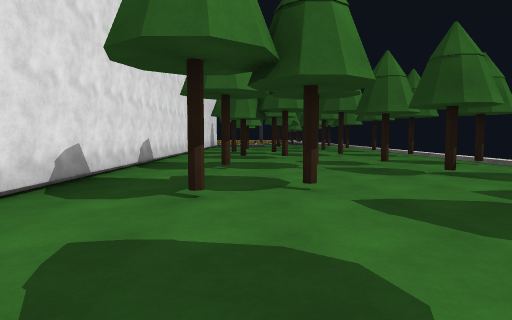
[1] (above)

24 first-person views from a walk through a scene from a Unity 3-D project. The camera is 1.2 m above the floor, tilts 4° down and sees 75° across. The floor is counted in squares, 2 m on a side. Each view is taken from the middle of a square. On the plan, view 1 faces up. The plan holds only what a view shows up to about 10 squares ahead; the rest is blank. The place goes on beyond the plan.

[2]
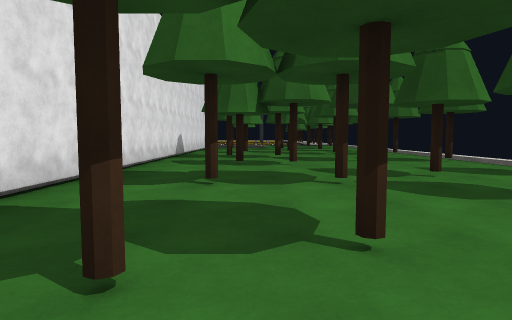

[3]
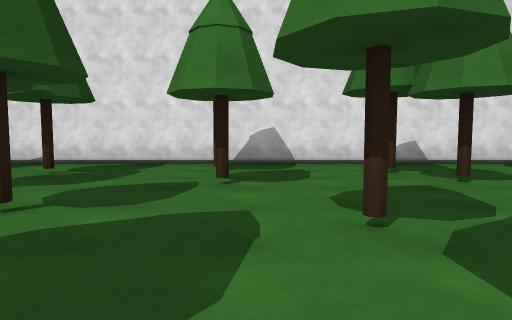

[4]
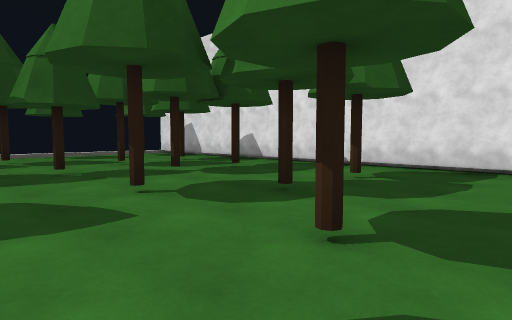

[5]
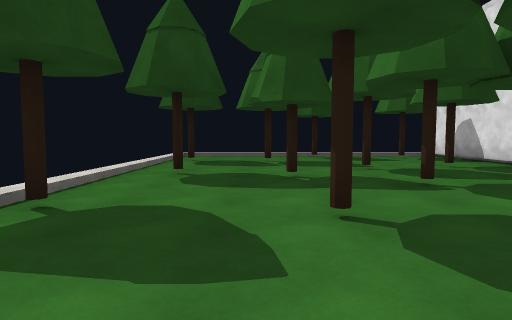

[6]
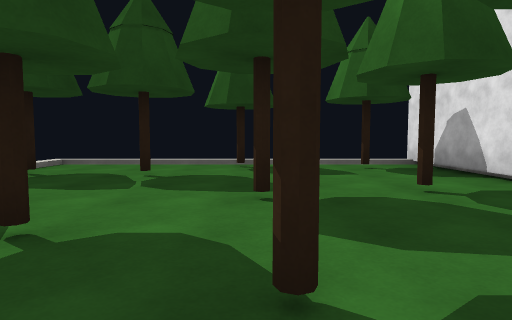

[7]
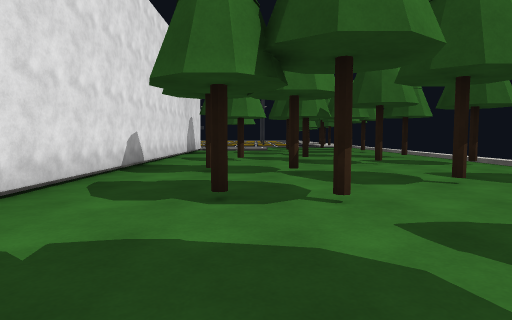

[8]
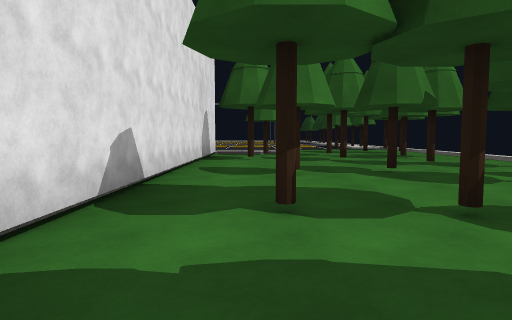

[9]
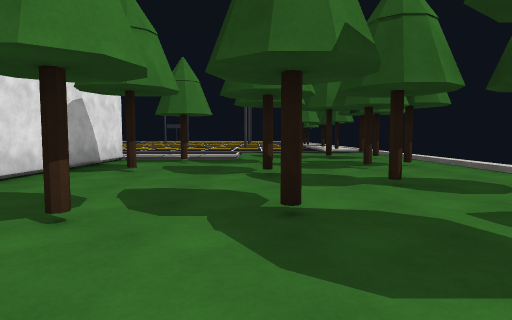

[10]
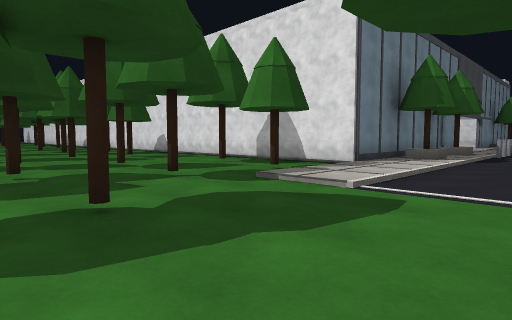

[11]
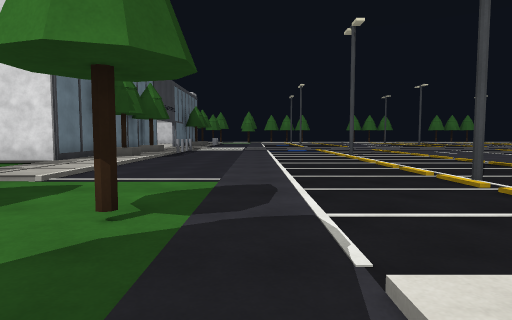

[12]
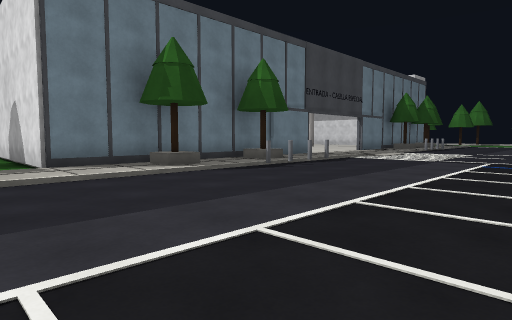

[13]
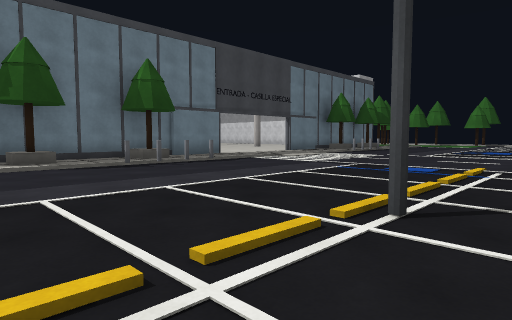

[14]
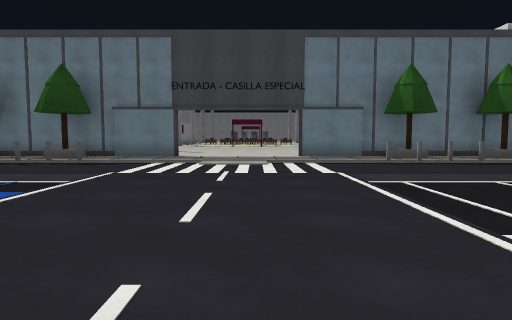

[15]
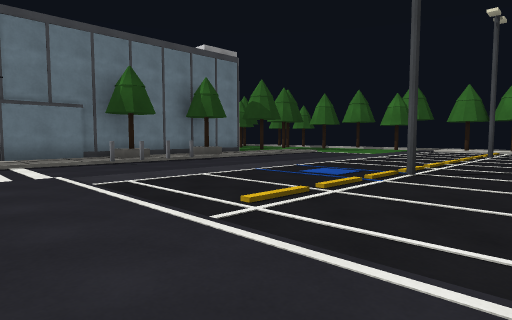

[16]
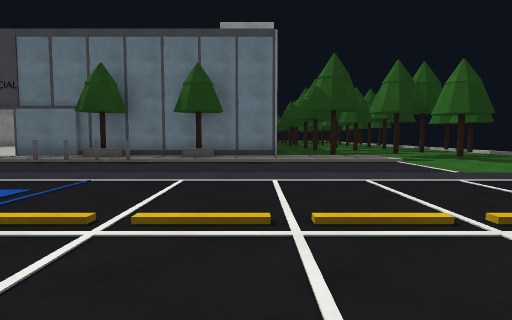

[17]
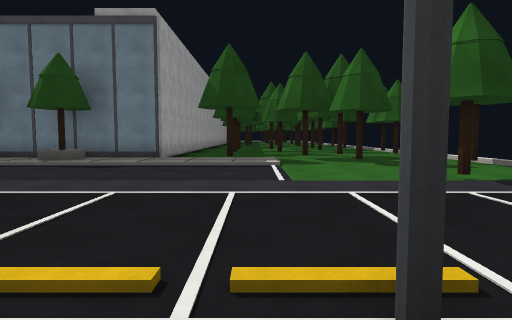

[18]
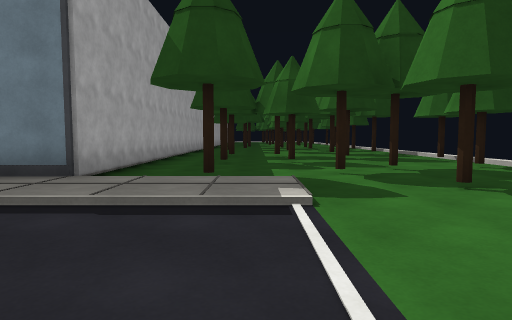

[19]
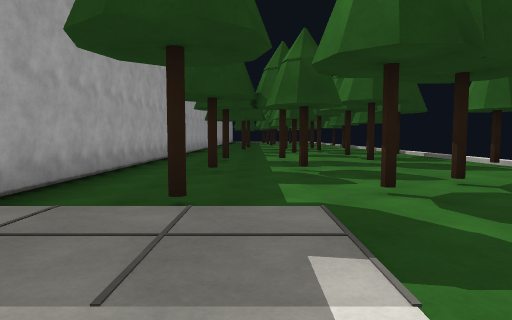

[20]
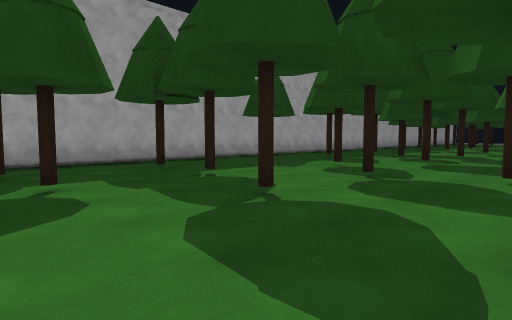

[21]
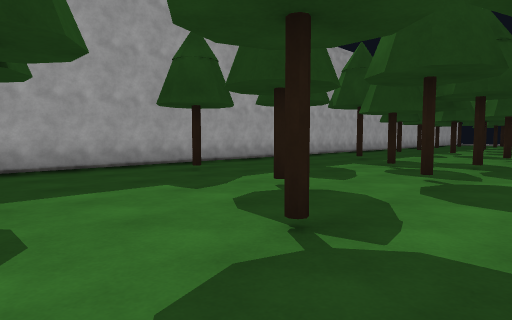

[22]
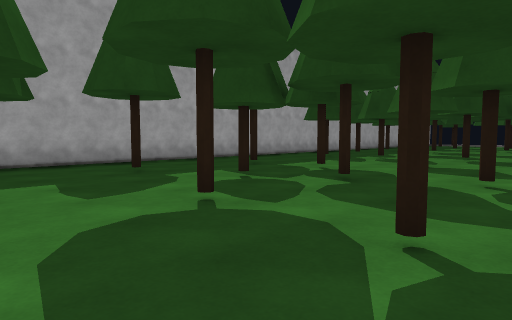

[23]
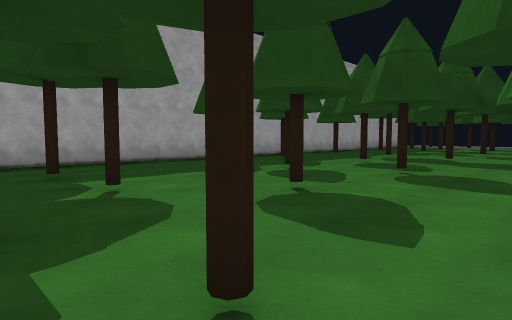

[24]
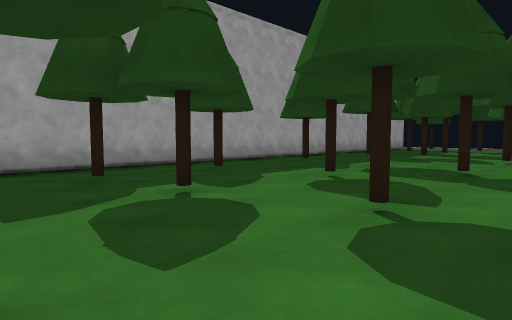

### Floor plan
Key: @ floor where view 1 was taken; # wall or solid block; . main floor; : floor 0.25 m higher than the main floor; / step, stairs or slope; = window, fence, low wall or low ledge.
Columns run from 28 left of view 1 to 5 right of it. Each row starts with its distance up from view 1.
 32                        ..
 31                        ...
 30         .   .....      .....
 29      .............   ........
 28     #.....#...........#.....#..
 27    .............................
 26   ..............................
 25   .............................../
 24  .#............................#.
 23 /................................
 22 /....////////=//:://=////////..../
 21 /..#.:::://:/::::::::/://::::..#//
 20 /......########::::#######.#.#.../
 19 /.#.#..#                 #......#/
 18 /#.....#                 #.#...#./
 17 /...#..#:                #...#.../
 16 /......#:                #......//
 15 /.#.#..#:                #...#.../
 14 /......#:                #..#..../
 13 //.....#:                #.....#./
 12 /...#..#:                #.#...../
 11 /.....##:                #...#.../
 10 /#.#...#:                #.....#./
  9 /......#:                #......./
  8 /.#....#:                #......./
  7 /#.....#:                #.....#./
  6 /......#:                #.#.#.../
  5 /.#....#:                #.....#.
  4 /......#:                #...#..
  3  ...#..#:                #.#....
  2  .#....#:                #.....#.
  1  ...#..#:                #...#.../
  0   .....#                 #.#@....
 -1  .#....#                 #....#..
 -2  ...#.##                 #.......
 -3   .....#                 #....#../
 -4   #....                  #......./
 -5   ..#.                   #.#.#.../
 -6    ..                    #....#.#/
 -7                          #...#.../
 -8                          #.#...../
 -9                          #.....#./
-10                          #.#...../
-11                          #////////
-12                          ##

Where each view was taken, in squares from view 1:
view 1: 0 up, 0 right, facing up
view 2: 2 up, 0 right, facing up
view 3: 1 up, 5 right, facing left
view 4: 0 up, 4 right, facing down-left
view 5: 1 down, 3 right, facing down
view 6: 4 down, 1 right, facing down
view 7: 6 up, 0 right, facing up
view 8: 9 up, 1 left, facing up
view 9: 12 up, 1 right, facing up
view 10: 24 up, 4 right, facing down-left
view 11: 25 up, 5 right, facing left
view 12: 27 up, 1 left, facing down-left
view 13: 29 up, 3 left, facing down-left
view 14: 30 up, 12 left, facing down
view 15: 30 up, 12 left, facing down-left
view 16: 30 up, 20 left, facing down
view 17: 29 up, 23 left, facing down
view 18: 25 up, 23 left, facing down
view 19: 23 up, 23 left, facing down
view 20: 18 up, 28 left, facing down-right
view 21: 15 up, 27 left, facing down-right
view 22: 12 up, 28 left, facing down-right
view 23: 8 up, 28 left, facing down-right
view 24: 5 up, 27 left, facing down-right
